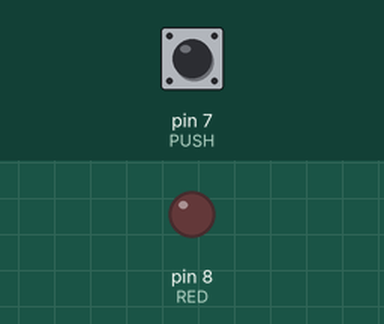
The sketch below on a simulated Arduino Uno, built with avr-gcc and run on an emulated ATmega328P. Shown: output pins drawn as LEDs (lit = HIGH). Inputs (shaded band) come from the test bench; at power-on: pin 7 (PUSH) LOW.

Above: at 1.2 s.
1.3 s: pin 7 (PUSH) pulled HIGH for 0.15 s
At 1.37 s:
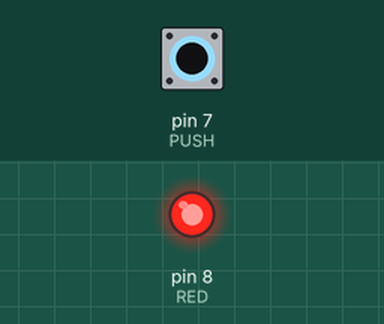
2.9 s: pin 7 (PUSH) pulled HIGH for 3.2 s
At 6.9 s:
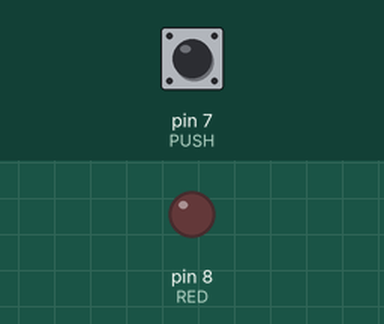
Timing chart, 0 to 8.4 s (numbered marks = the images above; inputs shaded):
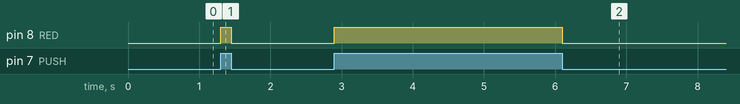

The sketch:

Pushbutton.ino
```cpp
#define RED 8
#define PUSH 7
void setup() {
  // put your setup code here, to run once:
  pinMode(RED,OUTPUT);
  pinMode(7,INPUT);

}

void loop() {
  // put your main code here, to run repeatedly:
  if(digitalRead(PUSH)==HIGH)
  {
    digitalWrite(RED,HIGH);
  }
  else
  {
    digitalWrite(RED,LOW);
  }

}
```

Measured:
- after the input at 1.3 s, pin 8 (RED): LOW → HIGH at once, → LOW 0.15 s later
- after the input at 2.9 s, pin 8 (RED): LOW → HIGH at once, → LOW 3.2 s later
